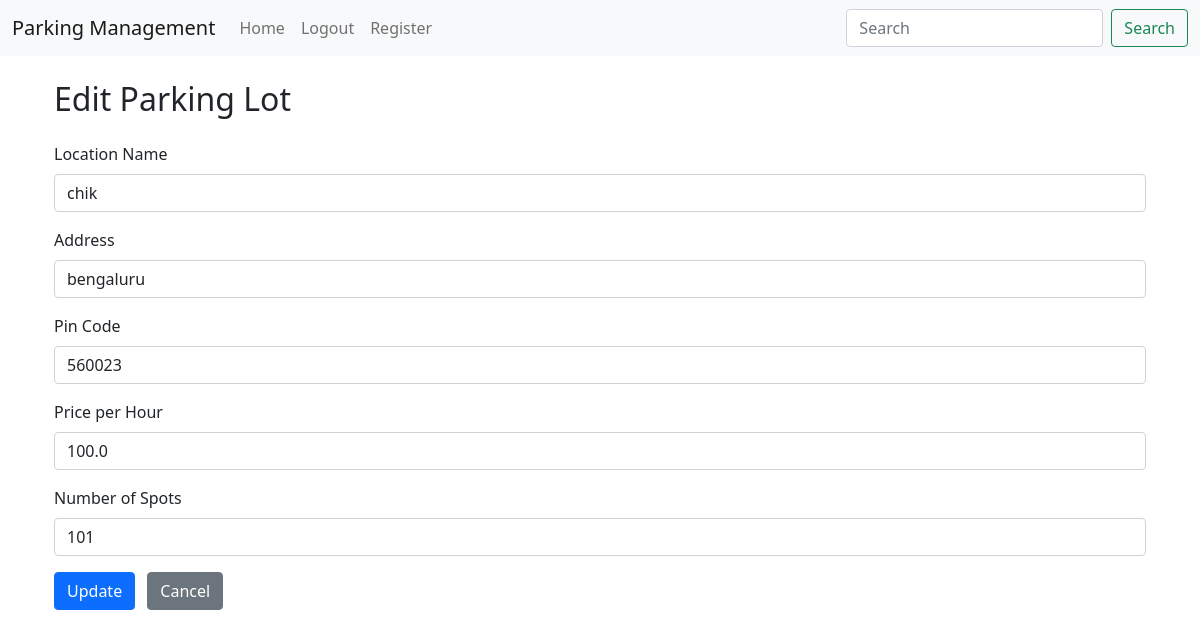
The app's page /edit_parking/2 (signed in) with its own data.
### app.py (models this page shows)
class Parking(db.Model):
    __tablename__='parking'
    id=db.Column(db.Integer,primary_key=True)
    primary_location_name=db.Column(db.String(20),nullable=False)
    address=db.Column(db.String(20),nullable=False)
    pin_code=db.Column(db.String(20),nullable=False)
    price=db.Column(db.Float,nullable=False)
    number_of_spots = db.Column(db.Integer,nullable=False)
    spots=db.relationship('parkingSpot',back_populates='parking', cascade='all, delete-orphan')

### app.py (the view, shortened to what this page needs)
@app.route('/edit_parking/<int:parking_id>', methods=['GET', 'POST'])
def edit_parking(parking_id):
    if 'username' not in session or session['username'] != 'admin':
        return redirect(url_for('login'))
    parking = Parking.query.get_or_404(parking_id)
    return render_template('edit_parking.html', parking=parking)

### templates/edit_parking.html (shortened to what this page needs)
{% extends 'base.html' %}
{% block content %}
<div class="container mt-4">
    <h2 class="mb-4">Edit Parking Lot</h2>
    <form method="POST" action="">
        <div class="mb-3">
            <label for="primary_location_name" class="form-label">Location Name</label>
            <input type="text" class="form-control" id="primary_location_name" name="primary_location_name" value="{{ parking.primary_location_name }}" required>
        </div>
        <div class="mb-3">
            <label for="address" class="form-label">Address</label>
            <input type="text" class="form-control" id="address" name="address" value="{{ parking.address }}" required>
        </div>
        <div class="mb-3">
            <label for="pin_code" class="form-label">Pin Code</label>
            <input type="text" class="form-control" id="pin_code" name="pin_code" value="{{ parking.pin_code }}" required>
        </div>
        <div class="mb-3">
            <label for="price" class="form-label">Price per Hour</label>
            <input type="number" class="form-control" id="price" name="price" value="{{ parking.price }}" step="0.01" required>
        </div>
        <div class="mb-3">
            <label for="number_of_spots" class="form-label">Number of Spots</label>
            <input type="number" class="form-control" id="number_of_spots" name="number_of_spots" value="{{ parking.number_of_spots }}" required>
        </div>
        <button type="submit" class="btn btn-primary">Update</button>
        <a href="{{ url_for('admin') }}" class="btn btn-secondary ms-2">Cancel</a>
    </form>
</div>
{% endblock %}

### records on screen
Parking: primary_location_name "chik", address "bengaluru", pin_code "560023", price "100.0", number_of_spots "101"
